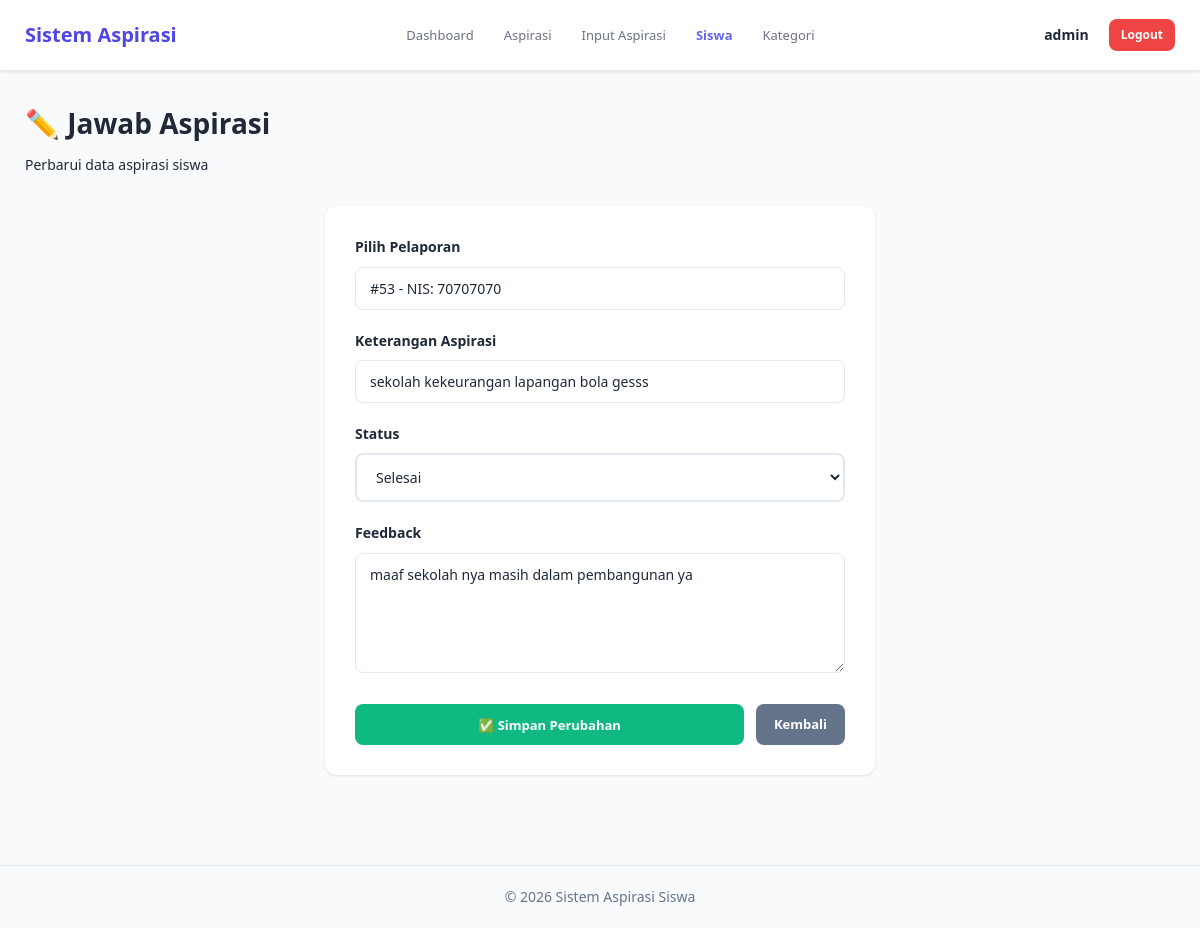
The app's page /edit_aspirasi.php?id=58 (signed in) with its own data.
### tables this page shows
CREATE TABLE `aspirasi` (
  `id_aspirasi` int(11) NOT NULL,
  `status` enum('Menunggu','Proses','Selesai') NOT NULL DEFAULT 'Menunggu',
  `id_pelaporan` int(11) NOT NULL,
  `feedback` text NOT NULL
);

CREATE TABLE `input_aspirasi` (
  `id_pelaporan` int(11) NOT NULL,
  `nis` int(10) NOT NULL,
  `id_kategori` int(5) NOT NULL,
  `lokasi` varchar(50) NOT NULL,
  `ket` varchar(50) NOT NULL,
  `created_at` timestamp NOT NULL DEFAULT current_timestamp()
);

### edit_aspirasi.php (the view, shortened to what this page needs)
<?php
include 'db.php';
$id = $_GET['id'];
$query = mysqli_query($conn, "SELECT a.*, i.ket
    FROM aspirasi a
    LEFT JOIN input_aspirasi i ON a.id_pelaporan = i.id_pelaporan
    WHERE a.id_aspirasi = '$id'");
$data = mysqli_fetch_assoc($query);
?>
<!DOCTYPE html>
<html lang="id">
<head>
    <link rel="stylesheet" href="style.css">
</head>
<body>
    <nav class="navbar">
        <div class="navbar-container">
            <a href="dashboard.php" class="navbar-brand">
                 Sistem Aspirasi
            </a>
            <ul class="navbar-menu">
                <li><a href="dashboard.php">Dashboard</a></li>
                <li><a href="data_aspirasi.php">Aspirasi</a></li>
                <li><a href="data_input_aspirasi.php">Input Aspirasi</a></li>
                <li><a href="data_siswa.php" class="active">Siswa</a></li>
                <li><a href="data_kategori.php">Kategori</a></li>
            </ul>
            <div class="navbar-user">
                <strong><?= $_SESSION["username"]; ?></strong>
                <a href="logout.php" class="btn btn-danger btn-sm">Logout</a>
            </div>
        </div>
    </nav>
    <div class="main-container">
        <div class="page-header">
            <h1>✏️ Jawab Aspirasi</h1>
            <p>Perbarui data aspirasi siswa</p>
        </div>
        <div class="form-container">
            <form method="POST">
                <div class="form-group">
                    <label for="id_pelaporan">Pilih Pelaporan</label>
                    <?php
                    $pelaporan_row = mysqli_fetch_assoc(mysqli_query($conn, "SELECT nis FROM input_aspirasi WHERE id_pelaporan = '" . $data['id_pelaporan'] . "'"));
                    $display = $data['id_pelaporan'];
                    if($pelaporan_row && !empty($pelaporan_row['nis'])){
                        $display = '#' . $data['id_pelaporan'] . ' - NIS: ' . $pelaporan_row['nis'];
                    }
                    ?>
                    <input type="text" name="pelaporan_display" class="form-control" value="<?= $display ?>" readonly>
                </div>
                <div class="form-group">
                    <label for="keterangan">Keterangan Aspirasi</label>
                    <input type="text" name="keterangan" class="form-control" value="<?= isset($data['ket']) ? htmlspecialchars($data['ket']) : '-' ?>" readonly>
                </div>
                <div class="form-group">
                    <label for="status">Status</label>
                    <select id="status" name="status" class="form-control" required>
                        <option value="Selesai" <?= ($data['status'] == 'Selesai') ? 'selected' : '' ?>>Selesai</option>
                    </select>
                </div>
                <div class="form-group">
                    <label for="feedback">Feedback</label>
                    <textarea id="feedback" name="feedback" class="form-control" required><?= $data['feedback'] ?></textarea>
                </div>
                <div class="form-actions">
                    <button type="submit" name="submit" class="btn btn-success">✅ Simpan Perubahan</button>
                    <a href="data_aspirasi.php" class="btn" style="background-color: #64748b;">Kembali</a>
                </div>
            </form>
        </div>
    </div>
    <footer style="text-align: center; padding: 20px; color: #64748b; font-size: 14px; margin-top: 40px; border-top: 1px solid #e2e8f0;">
        <p>&copy; 2026 Sistem Aspirasi Siswa</p>
    </footer>
</body>
</html>

### style.css (style rules this page uses)
* { margin: 0; padding: 0; box-sizing: border-box; }
body { font-family: 'Segoe UI', Tahoma, Geneva, Verdana, sans-serif; background: #f9fafb; color: #1f2937; line-height: 1.6; font-size: 14px; }
a { text-decoration: none; color: inherit; }
button { font-family: inherit; cursor: pointer; border: none; }
input, select, textarea { font-family: inherit; font-size: inherit; }
.form-group { margin-bottom: 20px; }
.form-group label { display: block; margin-bottom: 8px; font-weight: 600; font-size: 14px; color: #1f2937; }
.form-control, select, textarea { width: 100%; padding: 11px 14px; border: 1px solid #e5e7eb; border-radius: 8px; font-size: 14px; background: #fff; color: #1f2937; }
.form-control::placeholder { color: #6b7280; }
textarea { min-height: 120px; resize: vertical; }
.form-container { background: #fff; padding: 30px; border-radius: 12px; box-shadow: 0 1px 3px rgba(0, 0, 0, 0.1); max-width: 550px; margin: 20px auto; }
.form-actions { display: flex; gap: 12px; margin-top: 25px; flex-wrap: wrap; }
.form-actions button { flex: 1; min-width: 120px; }
.btn { padding: 10px 18px; background: #6366f1; color: #fff; border-radius: 8px; font-weight: 600; font-size: 13px; display: inline-flex; align-items: center; justify-content: center; gap: 6px; }
.btn-sm { padding: 6px 12px; font-size: 12px; }
.btn-success { background: #10b981; }
.btn-danger { background: #ef4444; }
.navbar { background: #fff; border-bottom: 1px solid #e5e7eb; position: sticky; top: 0; z-index: 100; box-shadow: 0 1px 3px rgba(0, 0, 0, 0.1); }
.navbar-container { max-width: 1400px; margin: 0 auto; padding: 0 25px; display: flex; align-items: center; justify-content: space-between; height: 70px; }
.navbar-brand { font-size: 20px; font-weight: 700; color: #4f46e5; display: flex; align-items: center; }
.navbar-menu { display: flex; gap: 30px; list-style: none; font-size: 13px; }
.navbar-menu a { color: #6b7280; font-weight: 500; }
.navbar-menu a.active { color: #6366f1; font-weight: 700; }
.navbar-user { display: flex; align-items: center; gap: 20px; }
.main-container { max-width: 1400px; margin: 0 auto; padding: 30px 25px; }
.page-header { margin-bottom: 30px; }
.page-header h1 { font-size: 28px; font-weight: 700; color: #1f2937; margin-bottom: 8px; }
select.form-control { width: 100%; padding: 12px 15px; border: 2px solid #e2e8f0; border-radius: 8px; font-size: 14px; cursor: pointer; }

### records on screen
aspirasi: pelaporan_display "#53 - NIS: 70707070", keterangan "sekolah kekeurangan lapangan bola gesss", status "Selesai", feedback "maaf sekolah nya masih dalam pembangunan ya"

### other values on screen
$_SESSION["username"] "admin"
